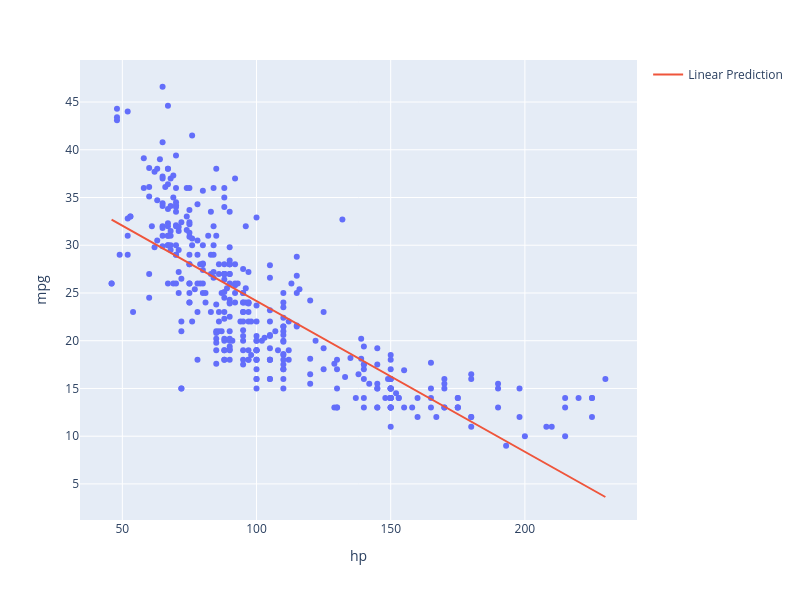

Write notebook code for a chart like this one.
### Markdown cell above
Suppose we want to use the `hp` (horsepower) of a car to predict its `mpg` (gas mileage in miles per gallon). If we visualize the relationship between these two variables, we see a non-linear curvature. Fitting a linear model to these variables results in a high (poor) value of RMSE. 

$$\hat{y} = \theta_0 + \theta_1 (\text{hp})$$

### Code cell
X = vehicles[["hp"]]
y = vehicles["mpg"]

hp_model = LinearRegression()
hp_model.fit(X, y)
hp_model_predictions = hp_model.predict(X)

print(f"MSE of model with (hp) feature: {((y-hp_model_predictions)**2).mean()}")

fig = px.scatter(vehicles, x="hp", y="mpg", width=800, height=600)
fig.add_trace(go.Scatter(x=vehicles["hp"], y=hp_model_predictions,
                         mode="lines", name="Linear Prediction"))
# sns.scatterplot(data=vehicles.to_pandas(), x="hp", y="mpg")
# plt.plot(vehicles["hp"], hp_model_predictions, c="tab:red");

### Figure 1 — Plotly figure (JSON) as saved in the notebook; plotly's stock layout.template omitted (floating-point values rounded to 4 significant figures; data arrays with more than 128 entries replaced by an {"elided": "..."} marker saying what was removed)
{"data": [{"hovertemplate": "hp=%{x}<br>mpg=%{y}<extra></extra>", "legendgroup": "", "marker": {"color": "#636efa", "symbol": "circle"}, "mode": "markers", "name": "", "orientation": "v", "showlegend": false, "type": "scatter", "x": {"elided": "392 float values"}, "xaxis": "x", "y": {"elided": "392 float values"}, "yaxis": "y"}, {"mode": "lines", "name": "Linear Prediction", "type": "scatter", "x": {"elided": "392 float values"}, "y": {"elided": "392 float values"}}], "layout": {"height": 600, "legend": {"tracegroupgap": 0}, "margin": {"t": 60}, "width": 800, "xaxis": {"anchor": "y", "domain": [0.0, 1.0], "title": {"text": "hp"}}, "yaxis": {"anchor": "x", "domain": [0.0, 1.0], "title": {"text": "mpg"}}}}
